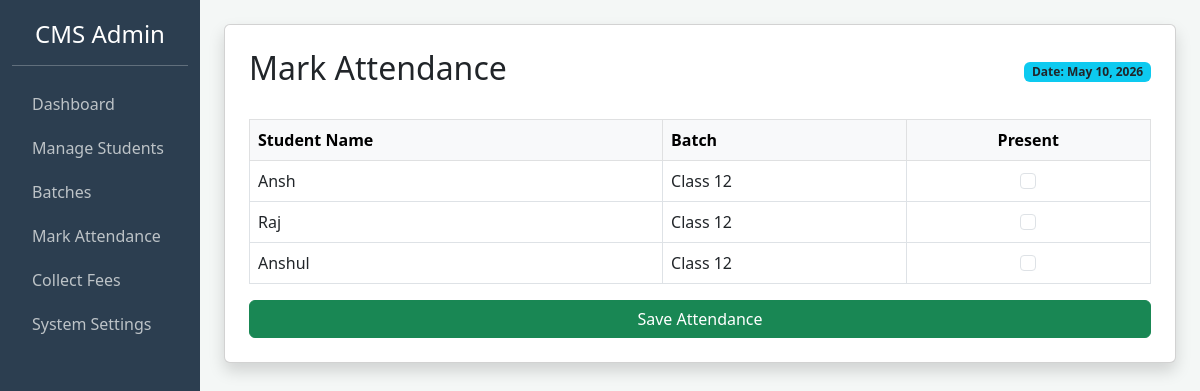
The page /attendance/ on the database its author committed.
### students/models.py (models this page shows, shortened)
class StudentProfile(models.Model):
    user = models.OneToOneField(User, on_delete=models.CASCADE)
    batch = models.ForeignKey(Batch, on_delete=models.SET_NULL, null=True)
    phone_number = models.CharField(max_length=15)
    admission_date = models.DateField(auto_now_add=True)

class Batch(models.Model):
    name = models.CharField(max_length=100)
    timing = models.TimeField()
    subject = models.CharField(max_length=100)
    monthly_fees = models.DecimalField(max_digits=8, decimal_places=2)

### students/views.py (the view, shortened to what this page needs)
# urls.py: path('attendance/', views.mark_attendance, name='mark_attendance'),# Add this
def mark_attendance(request):
    students = StudentProfile.objects.all()
    today = date.today()
    return render(request, 'students/mark_attendance.html', {'students': students, 'today': today})

### templates/students/mark_attendance.html (shortened to what this page needs)
{% extends 'base.html' %}
{% block content %}
<div class="card shadow p-4">
    <div class="d-flex justify-content-between align-items-center mb-4">
        <h2>Mark Attendance</h2>
        <span class="badge bg-info text-dark">Date: {{ today }}</span>
    </div>
    <form method="POST">
        <table class="table table-bordered">
            <thead class="table-light">
                <tr>
                    <th>Student Name</th>
                    <th>Batch</th>
                    <th class="text-center">Present</th>
                </tr>
            </thead>
            <tbody>
                {% for s in students %}
                <tr>
                    <td>{{ s.user}}</td>
                    <td>{{ s.batch.name }}</td>
                    <td class="text-center">
                        <input type="checkbox" name="student_ids" value="{{ s.id }}" class="form-check-input">
                    </td>
                </tr>
                {% endfor %}
            </tbody>
        </table>
        <button type="submit" class="btn btn-success w-100">Save Attendance</button>
    </form>
</div>
{% endblock %}

### templates/base.html (style rules this page uses)
body { background: #f4f7f6; }

### rows shown on the page
StudentProfile: user "Ansh", batch.name "Class 12"
StudentProfile: user "Raj", batch.name "Class 12"
StudentProfile: user "Anshul", batch.name "Class 12"
